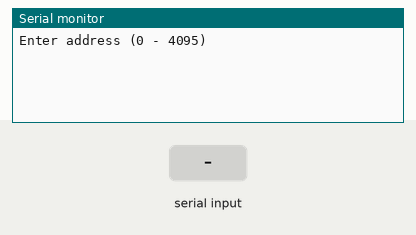
Recording of a sketch running on a simulated Arduino Uno, built with avr-gcc and run on an emulated ATmega328P. Shown: the last lines printed to the serial monitor. Inputs (shaded band) come from the test bench. EEPROM starts erased.

Above: at 1.2 s.
1.3 s: "90,45\n" received over Serial
At 2.2 s:
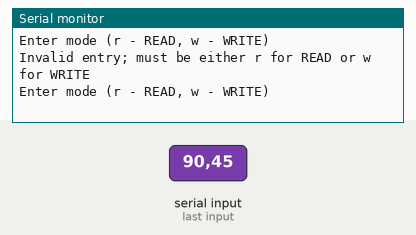
2.8 s: "w90\n" received over Serial
At 2.87 s:
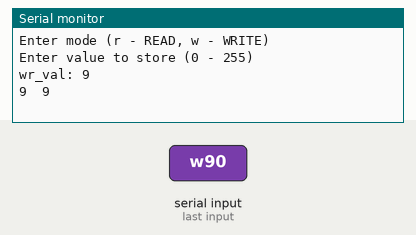

Measured:
- after the input at 1.3 s, the serial monitor: prints a new line at once (image 1)
- after the input at 2.8 s, the serial monitor: prints a new line at once (image 2)

The sketch:

eeprom_read_write_Teensy.ino
```cpp
/*
 * EEPROM Write
 *
 * Stores values read from analog input 0 into the EEPROM.
 * These values will stay in the EEPROM when the board is
 * turned off and may be retrieved later by another sketch.
 */

#include <EEPROM.h>

#define SIZE 4

// the current address in the EEPROM (i.e. which byte
// we're going to write to next)
uint16_t addr = 0;
uint16_t wr_val = 0;
uint8_t rd_val;

int count = 0;

char temp[SIZE];
char mode;

boolean flag = false;

void setup()
{
  Serial.begin(38400);
}

void loop()
{
  /* Get address of EEPROM to manipulate */
  while(flag == false)
  {
    flag = true;
    addr = 0;

    Serial.println("Enter address (0 - 4095)");

    //Wait for user to enter data
    while(!Serial.available());

    count = 0;

    //Read user entry
    while(Serial.available() && count < SIZE)
    {
      temp[count] = Serial.read();
      count++;
    }

    //Clear out any remaining characters entered by user
    Serial.flush();

    //display entry info
    /*
    Serial.println(count);


    for(int i = 0; i < count; i++)
    {
       Serial.println(temp[i]);
    }
    */

    //Convert ASCII chars to int values
    for(int i = 0; count > 0; count--)
    {
      //pow() rounds down for values > 2 for i; have to add 1 to get desired value
     if(i < 2)
      addr += (temp[count - 1] - '0') * (uint16_t) pow(10, i);
     else
      addr += (temp[count - 1] - '0') * ( (uint16_t) pow(10, i) + 1 );

      i++;
    }

    Serial.print("addr: ");
    Serial.println(addr);

    //Verify entry from user is in acceptable range
    if (addr >= 4096)
    {
      Serial.println("Invalid address; must be between 0 - 4095");
      flag = false;
    }
  }

  //Reset flag
  flag = false;

  /* Get mode */
  while(flag == false)
  {
    flag = true;
    mode = '\0';

    Serial.println("Enter mode (r - READ, w - WRITE)");

    //Wait for user to enter data
    while(!Serial.available());

    count = 0;

    //Read user entry
    if(Serial.available())
    {
      mode = Serial.read();
    }

    //Clear out any remaining characters entered by user
    Serial.flush();

    //Make entry lowercase
    if(mode < 'a')
    {
      mode += 32;
    }

    //Verify entry from user is valid
    if(mode != 'r' && mode != 'w')
    {
      Serial.println("Invalid entry; must be either r for READ or w for WRITE");
      flag = false;
    }
  }

  //Reset flag
  flag = false;

  if(mode == 'w')
  {
    /* Get value to write to EEPROM */
    while(flag == false)
    {
      flag = true;
      wr_val = 0;

      Serial.println("Enter value to store (0 - 255)");

      //Wait for user to enter data
      while(!Serial.available());

      count = 0;

      //Read user entry
      while(Serial.available() && count < SIZE)
      {
        temp[count] = Serial.read();
        count++;
      }

      //Clear out any remaining characters entered by user
      Serial.flush();

      //display entry info
      /*
      Serial.println(count);

      for(int i = 0; i < count; i++)
      {
         Serial.println(temp[i]);
      }
      */

      //Convert ASCII chars to int values
      for(int i = 0; count > 0; count--)
      {
        //pow() rounds down for values > 2 for i; have to add 1 to get desired value
       if(i < 2)
        wr_val += (temp[count - 1] - '0') * (uint16_t) pow(10, i);
       else
        wr_val += (temp[count - 1] - '0') * ( (uint16_t) pow(10, i) + 1 );

        i++;
      }

      Serial.print("wr_val: ");
      Serial.println(wr_val);

      //Verify entry from user is in acceptable range
      if (wr_val >= 256)
      {
        Serial.println("Invalid entry; must be between 0 - 255");
        flag = false;
      }
      else
      {
        // write the value to the appropriate byte of the EEPROM.
        // these values will remain there when the board is
        // turned off.
        EEPROM.write(addr, (uint8_t) wr_val);

        delay(40);
      }
    }
  }

  //Reset flag
  flag = false;

  rd_val = EEPROM.read(addr);

  //Display value read from EEPROM
  Serial.print(addr);
  Serial.print("\t");
  Serial.print(rd_val, DEC);
  Serial.println();

  delay(100);
}
```
